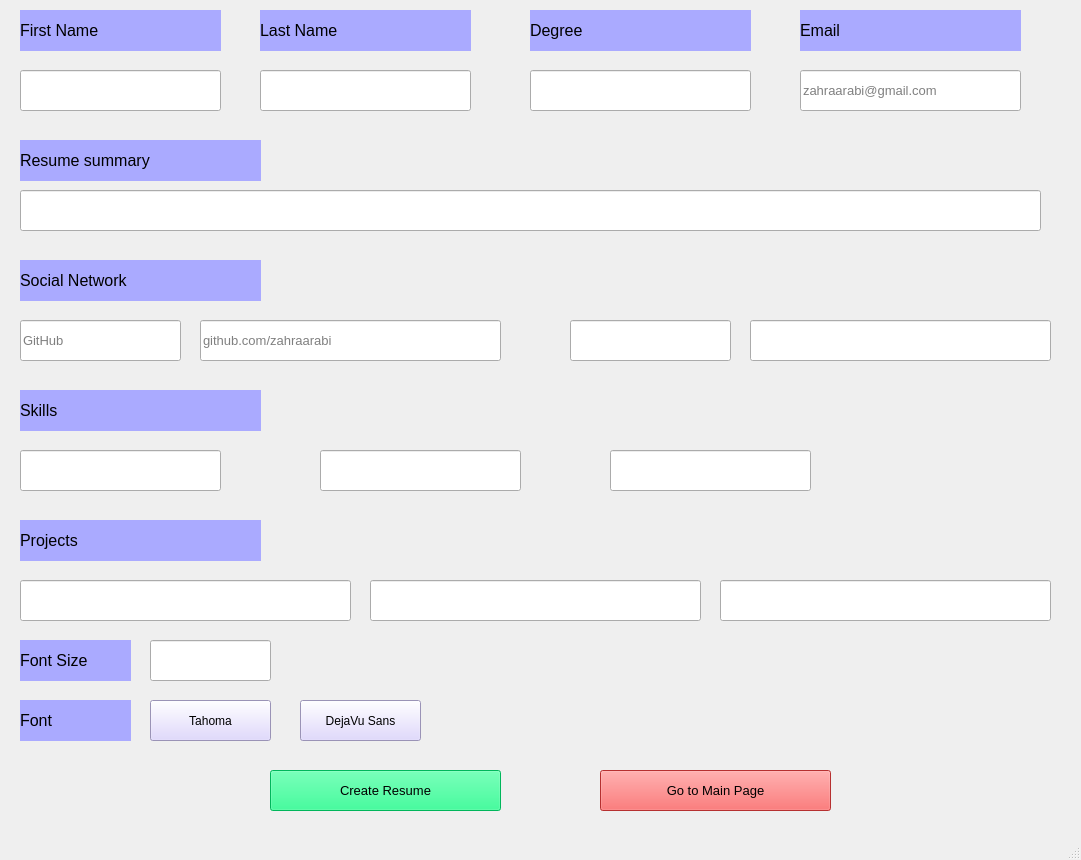
<?xml version="1.0" encoding="UTF-8"?>
<ui version="4.0">
 <class>MainWindow</class>
 <widget class="QMainWindow" name="MainWindow">
  <property name="geometry">
   <rect>
    <x>0</x>
    <y>0</y>
    <width>1081</width>
    <height>860</height>
   </rect>
  </property>
  <property name="windowTitle">
   <string>MainWindow</string>
  </property>
  <widget class="QWidget" name="centralwidget">
   <widget class="QLineEdit" name="Description">
    <property name="geometry">
     <rect>
      <x>20</x>
      <y>190</y>
      <width>1021</width>
      <height>41</height>
     </rect>
    </property>
    <property name="font">
     <font>
      <family>Tahoma</family>
      <pointsize>10</pointsize>
     </font>
    </property>
   </widget>
   <widget class="QPushButton" name="pushButton">
    <property name="geometry">
     <rect>
      <x>270</x>
      <y>770</y>
      <width>231</width>
      <height>41</height>
     </rect>
    </property>
    <property name="font">
     <font>
      <family>Tahoma</family>
      <pointsize>10</pointsize>
     </font>
    </property>
    <property name="styleSheet">
     <string notr="true">background-color: rgb(0, 255, 127);</string>
    </property>
    <property name="text">
     <string>Create Resume</string>
    </property>
   </widget>
   <widget class="QLineEdit" name="Email">
    <property name="geometry">
     <rect>
      <x>800</x>
      <y>70</y>
      <width>221</width>
      <height>41</height>
     </rect>
    </property>
    <property name="font">
     <font>
      <family>Tahoma</family>
      <pointsize>10</pointsize>
     </font>
    </property>
    <property name="placeholderText">
     <string>zahraarabi@gmail.com</string>
    </property>
   </widget>
   <widget class="QLineEdit" name="Skill1">
    <property name="geometry">
     <rect>
      <x>20</x>
      <y>450</y>
      <width>201</width>
      <height>41</height>
     </rect>
    </property>
    <property name="font">
     <font>
      <family>Tahoma</family>
      <pointsize>10</pointsize>
     </font>
    </property>
   </widget>
   <widget class="QLineEdit" name="Name">
    <property name="geometry">
     <rect>
      <x>20</x>
      <y>70</y>
      <width>201</width>
      <height>41</height>
     </rect>
    </property>
    <property name="font">
     <font>
      <family>Tahoma</family>
      <pointsize>10</pointsize>
     </font>
    </property>
   </widget>
   <widget class="QLabel" name="label_8">
    <property name="geometry">
     <rect>
      <x>20</x>
      <y>140</y>
      <width>241</width>
      <height>41</height>
     </rect>
    </property>
    <property name="font">
     <font>
      <family>Tahoma</family>
      <pointsize>12</pointsize>
     </font>
    </property>
    <property name="styleSheet">
     <string notr="true">background-color: rgb(170, 170, 255);
border-color: rgb(0, 0, 0);</string>
    </property>
    <property name="text">
     <string>Resume summary</string>
    </property>
   </widget>
   <widget class="QLabel" name="label_12">
    <property name="geometry">
     <rect>
      <x>20</x>
      <y>520</y>
      <width>241</width>
      <height>41</height>
     </rect>
    </property>
    <property name="font">
     <font>
      <family>Tahoma</family>
      <pointsize>12</pointsize>
     </font>
    </property>
    <property name="styleSheet">
     <string notr="true">background-color: rgb(170, 170, 255);
border-color: rgb(0, 0, 0);</string>
    </property>
    <property name="text">
     <string>Projects</string>
    </property>
   </widget>
   <widget class="QLineEdit" name="Project1">
    <property name="geometry">
     <rect>
      <x>20</x>
      <y>580</y>
      <width>331</width>
      <height>41</height>
     </rect>
    </property>
    <property name="font">
     <font>
      <family>Tahoma</family>
      <pointsize>10</pointsize>
     </font>
    </property>
   </widget>
   <widget class="QLineEdit" name="Media1">
    <property name="geometry">
     <rect>
      <x>20</x>
      <y>320</y>
      <width>161</width>
      <height>41</height>
     </rect>
    </property>
    <property name="font">
     <font>
      <family>Tahoma</family>
      <pointsize>10</pointsize>
     </font>
    </property>
    <property name="placeholderText">
     <string>GitHub</string>
    </property>
   </widget>
   <widget class="QLineEdit" name="Project3">
    <property name="geometry">
     <rect>
      <x>720</x>
      <y>580</y>
      <width>331</width>
      <height>41</height>
     </rect>
    </property>
    <property name="font">
     <font>
      <family>Tahoma</family>
      <pointsize>10</pointsize>
     </font>
    </property>
   </widget>
   <widget class="QLineEdit" name="Media1add">
    <property name="geometry">
     <rect>
      <x>200</x>
      <y>320</y>
      <width>301</width>
      <height>41</height>
     </rect>
    </property>
    <property name="font">
     <font>
      <family>Tahoma</family>
      <pointsize>10</pointsize>
     </font>
    </property>
    <property name="placeholderText">
     <string>github.com/zahraarabi</string>
    </property>
   </widget>
   <widget class="QLineEdit" name="Degree">
    <property name="geometry">
     <rect>
      <x>530</x>
      <y>70</y>
      <width>221</width>
      <height>41</height>
     </rect>
    </property>
    <property name="font">
     <font>
      <family>Tahoma</family>
      <pointsize>10</pointsize>
     </font>
    </property>
   </widget>
   <widget class="QLineEdit" name="Skill2">
    <property name="geometry">
     <rect>
      <x>320</x>
      <y>450</y>
      <width>201</width>
      <height>41</height>
     </rect>
    </property>
    <property name="font">
     <font>
      <family>Tahoma</family>
      <pointsize>10</pointsize>
     </font>
    </property>
   </widget>
   <widget class="QLineEdit" name="Family">
    <property name="geometry">
     <rect>
      <x>260</x>
      <y>70</y>
      <width>211</width>
      <height>41</height>
     </rect>
    </property>
    <property name="font">
     <font>
      <family>Tahoma</family>
      <pointsize>10</pointsize>
     </font>
    </property>
   </widget>
   <widget class="QLabel" name="label_7">
    <property name="geometry">
     <rect>
      <x>800</x>
      <y>10</y>
      <width>221</width>
      <height>41</height>
     </rect>
    </property>
    <property name="font">
     <font>
      <family>Tahoma</family>
      <pointsize>12</pointsize>
     </font>
    </property>
    <property name="layoutDirection">
     <enum>Qt::LeftToRight</enum>
    </property>
    <property name="styleSheet">
     <string notr="true">background-color: rgb(170, 170, 255);
border-color: rgb(0, 0, 0);</string>
    </property>
    <property name="text">
     <string>Email</string>
    </property>
   </widget>
   <widget class="QLabel" name="label_5">
    <property name="geometry">
     <rect>
      <x>20</x>
      <y>10</y>
      <width>201</width>
      <height>41</height>
     </rect>
    </property>
    <property name="font">
     <font>
      <family>Tahoma</family>
      <pointsize>12</pointsize>
     </font>
    </property>
    <property name="styleSheet">
     <string notr="true">background-color: rgb(170, 170, 255);
border-color: rgb(0, 0, 0);</string>
    </property>
    <property name="text">
     <string>First Name</string>
    </property>
   </widget>
   <widget class="QLabel" name="label_4">
    <property name="geometry">
     <rect>
      <x>260</x>
      <y>10</y>
      <width>211</width>
      <height>41</height>
     </rect>
    </property>
    <property name="font">
     <font>
      <family>Tahoma</family>
      <pointsize>12</pointsize>
     </font>
    </property>
    <property name="styleSheet">
     <string notr="true">background-color: rgb(170, 170, 255);
border-color: rgb(0, 0, 0);</string>
    </property>
    <property name="text">
     <string>Last Name</string>
    </property>
   </widget>
   <widget class="QLineEdit" name="Skill3">
    <property name="geometry">
     <rect>
      <x>610</x>
      <y>450</y>
      <width>201</width>
      <height>41</height>
     </rect>
    </property>
    <property name="font">
     <font>
      <family>Tahoma</family>
      <pointsize>10</pointsize>
     </font>
    </property>
   </widget>
   <widget class="QLabel" name="label_11">
    <property name="geometry">
     <rect>
      <x>20</x>
      <y>390</y>
      <width>241</width>
      <height>41</height>
     </rect>
    </property>
    <property name="font">
     <font>
      <family>Tahoma</family>
      <pointsize>12</pointsize>
     </font>
    </property>
    <property name="styleSheet">
     <string notr="true">background-color: rgb(170, 170, 255);
border-color: rgb(0, 0, 0);</string>
    </property>
    <property name="text">
     <string>Skills</string>
    </property>
   </widget>
   <widget class="QLabel" name="label_6">
    <property name="geometry">
     <rect>
      <x>530</x>
      <y>10</y>
      <width>221</width>
      <height>41</height>
     </rect>
    </property>
    <property name="font">
     <font>
      <family>Tahoma</family>
      <pointsize>12</pointsize>
     </font>
    </property>
    <property name="styleSheet">
     <string notr="true">background-color: rgb(170, 170, 255);
border-color: rgb(0, 0, 0);</string>
    </property>
    <property name="text">
     <string>Degree</string>
    </property>
   </widget>
   <widget class="QLineEdit" name="Project2">
    <property name="geometry">
     <rect>
      <x>370</x>
      <y>580</y>
      <width>331</width>
      <height>41</height>
     </rect>
    </property>
    <property name="font">
     <font>
      <family>Tahoma</family>
      <pointsize>10</pointsize>
     </font>
    </property>
   </widget>
   <widget class="QLabel" name="label_10">
    <property name="geometry">
     <rect>
      <x>20</x>
      <y>260</y>
      <width>241</width>
      <height>41</height>
     </rect>
    </property>
    <property name="font">
     <font>
      <family>Tahoma</family>
      <pointsize>12</pointsize>
     </font>
    </property>
    <property name="styleSheet">
     <string notr="true">background-color: rgb(170, 170, 255);
border-color: rgb(0, 0, 0);</string>
    </property>
    <property name="text">
     <string>Social Network</string>
    </property>
   </widget>
   <widget class="QPushButton" name="backButton">
    <property name="geometry">
     <rect>
      <x>600</x>
      <y>770</y>
      <width>231</width>
      <height>41</height>
     </rect>
    </property>
    <property name="font">
     <font>
      <family>Tahoma</family>
      <pointsize>10</pointsize>
     </font>
    </property>
    <property name="styleSheet">
     <string notr="true">background-color: rgb(255, 67, 67);</string>
    </property>
    <property name="text">
     <string>Go to Main Page</string>
    </property>
   </widget>
   <widget class="QLineEdit" name="Media2add">
    <property name="geometry">
     <rect>
      <x>750</x>
      <y>320</y>
      <width>301</width>
      <height>41</height>
     </rect>
    </property>
    <property name="font">
     <font>
      <family>Tahoma</family>
      <pointsize>10</pointsize>
     </font>
    </property>
    <property name="placeholderText">
     <string/>
    </property>
   </widget>
   <widget class="QLineEdit" name="Media2">
    <property name="geometry">
     <rect>
      <x>570</x>
      <y>320</y>
      <width>161</width>
      <height>41</height>
     </rect>
    </property>
    <property name="font">
     <font>
      <family>Tahoma</family>
      <pointsize>10</pointsize>
     </font>
    </property>
    <property name="placeholderText">
     <string/>
    </property>
   </widget>
   <widget class="QLineEdit" name="Fontsize">
    <property name="geometry">
     <rect>
      <x>150</x>
      <y>640</y>
      <width>121</width>
      <height>41</height>
     </rect>
    </property>
    <property name="font">
     <font>
      <family>Tahoma</family>
      <pointsize>10</pointsize>
     </font>
    </property>
   </widget>
   <widget class="QLabel" name="label_13">
    <property name="geometry">
     <rect>
      <x>20</x>
      <y>640</y>
      <width>111</width>
      <height>41</height>
     </rect>
    </property>
    <property name="font">
     <font>
      <family>Tahoma</family>
      <pointsize>12</pointsize>
     </font>
    </property>
    <property name="styleSheet">
     <string notr="true">background-color: rgb(170, 170, 255);
border-color: rgb(0, 0, 0);</string>
    </property>
    <property name="text">
     <string>Font Size</string>
    </property>
   </widget>
   <widget class="QPushButton" name="Font2">
    <property name="geometry">
     <rect>
      <x>300</x>
      <y>700</y>
      <width>121</width>
      <height>41</height>
     </rect>
    </property>
    <property name="styleSheet">
     <string notr="true">background-color: rgb(216, 206, 255);</string>
    </property>
    <property name="text">
     <string>DejaVu Sans</string>
    </property>
   </widget>
   <widget class="QPushButton" name="Font1">
    <property name="geometry">
     <rect>
      <x>150</x>
      <y>700</y>
      <width>121</width>
      <height>41</height>
     </rect>
    </property>
    <property name="styleSheet">
     <string notr="true">background-color: rgb(216, 206, 255);</string>
    </property>
    <property name="text">
     <string>Tahoma</string>
    </property>
   </widget>
   <widget class="QLabel" name="label_14">
    <property name="geometry">
     <rect>
      <x>20</x>
      <y>700</y>
      <width>111</width>
      <height>41</height>
     </rect>
    </property>
    <property name="font">
     <font>
      <family>Tahoma</family>
      <pointsize>12</pointsize>
     </font>
    </property>
    <property name="styleSheet">
     <string notr="true">background-color: rgb(170, 170, 255);
border-color: rgb(0, 0, 0);</string>
    </property>
    <property name="text">
     <string>Font</string>
    </property>
   </widget>
  </widget>
  <widget class="QMenuBar" name="menubar">
   <property name="geometry">
    <rect>
     <x>0</x>
     <y>0</y>
     <width>1081</width>
     <height>26</height>
    </rect>
   </property>
  </widget>
  <widget class="QStatusBar" name="statusbar"/>
 </widget>
 <resources/>
 <connections/>
</ui>
